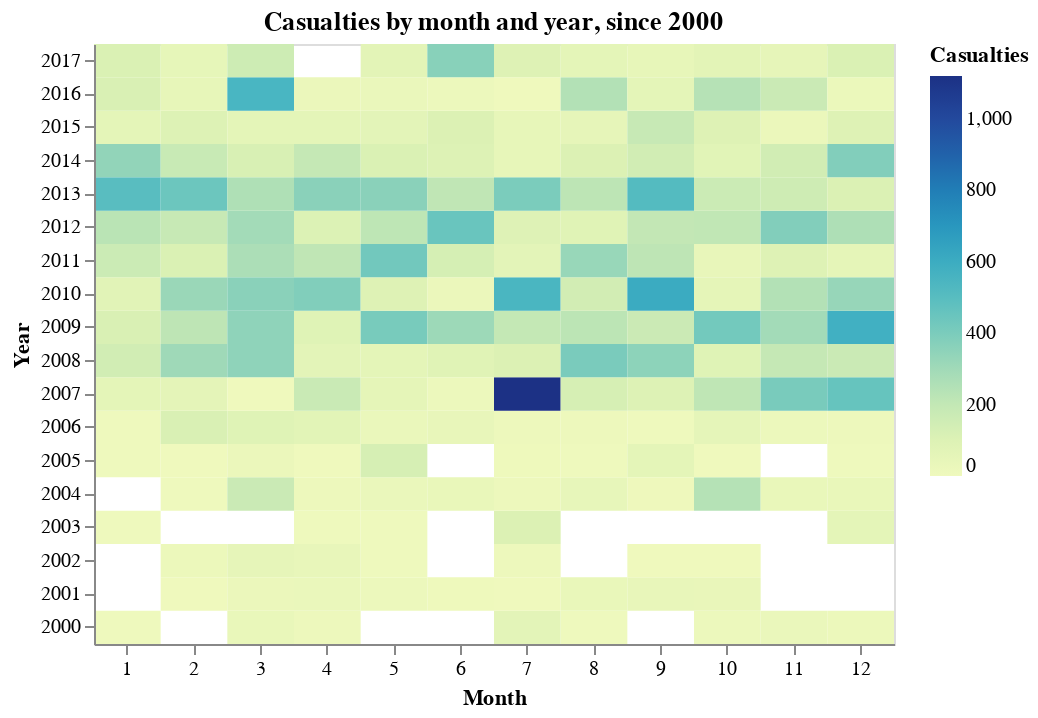

The cell this chart's notebook holds for it:
### Code cell
alt.Chart(source[source.Year>=2000]).mark_rect().encode(
    alt.X("Month:O", axis = alt.Axis(labelAngle = 0)),
    alt.Y('Year:O', sort="-y"),
    alt.Color('Casualties:Q'),
    tooltip=['Year', 'Month', 'Casualties']
).properties(
    width=400, height=300,
    title="Casualties by month and year, since 2000"
)

### Figure 1 — Vega-Lite specification as saved in the notebook (floating-point values rounded to 4 significant figures; data arrays with more than 128 entries replaced by an {"elided": "..."} marker saying what was removed)
{"$schema": "https://vega.github.io/schema/vega-lite/v4.8.1.json", "config": {"view": {"continuousHeight": 300, "continuousWidth": 400}}, "data": {"name": "data-ecd7af30f46e89ebea15bf949145d233"}, "datasets": {"data-ecd7af30f46e89ebea15bf949145d233": {"elided": "193 records"}}, "encoding": {"color": {"field": "Casualties", "type": "quantitative"}, "tooltip": [{"field": "Year", "type": "quantitative"}, {"field": "Month", "type": "quantitative"}, {"field": "Casualties", "type": "quantitative"}], "x": {"axis": {"labelAngle": 0}, "field": "Month", "type": "ordinal"}, "y": {"field": "Year", "sort": "-y", "type": "ordinal"}}, "height": 300, "mark": "rect", "title": "Casualties by month and year, since 2000", "width": 400}
